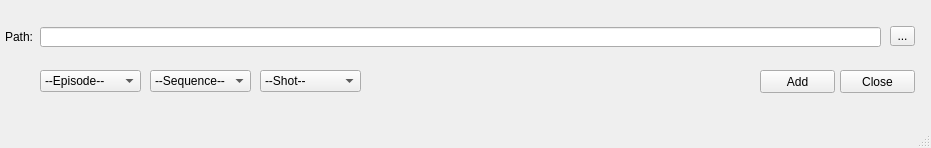
<?xml version="1.0" encoding="UTF-8"?>
<ui version="4.0">
 <class>MainWindow</class>
 <widget class="QMainWindow" name="MainWindow">
  <property name="geometry">
   <rect>
    <x>0</x>
    <y>0</y>
    <width>931</width>
    <height>148</height>
   </rect>
  </property>
  <property name="windowTitle">
   <string>Add Write Nodes</string>
  </property>
  <widget class="QWidget" name="centralwidget">
   <widget class="QLineEdit" name="pathBox">
    <property name="geometry">
     <rect>
      <x>40</x>
      <y>27</y>
      <width>841</width>
      <height>20</height>
     </rect>
    </property>
   </widget>
   <widget class="QLabel" name="label">
    <property name="geometry">
     <rect>
      <x>5</x>
      <y>29</y>
      <width>31</width>
      <height>16</height>
     </rect>
    </property>
    <property name="text">
     <string>Path:</string>
    </property>
   </widget>
   <widget class="QToolButton" name="browseButton">
    <property name="geometry">
     <rect>
      <x>890</x>
      <y>26</y>
      <width>25</width>
      <height>20</height>
     </rect>
    </property>
    <property name="text">
     <string>...</string>
    </property>
   </widget>
   <widget class="QPushButton" name="pushButton">
    <property name="geometry">
     <rect>
      <x>840</x>
      <y>70</y>
      <width>75</width>
      <height>23</height>
     </rect>
    </property>
    <property name="text">
     <string>Close</string>
    </property>
   </widget>
   <widget class="QPushButton" name="addButton">
    <property name="geometry">
     <rect>
      <x>760</x>
      <y>70</y>
      <width>75</width>
      <height>23</height>
     </rect>
    </property>
    <property name="text">
     <string>Add</string>
    </property>
   </widget>
   <widget class="QComboBox" name="epBox">
    <property name="geometry">
     <rect>
      <x>40</x>
      <y>70</y>
      <width>101</width>
      <height>22</height>
     </rect>
    </property>
    <item>
     <property name="text">
      <string>--Episode--</string>
     </property>
    </item>
   </widget>
   <widget class="QComboBox" name="seqBox">
    <property name="geometry">
     <rect>
      <x>150</x>
      <y>70</y>
      <width>101</width>
      <height>22</height>
     </rect>
    </property>
    <item>
     <property name="text">
      <string>--Sequence--</string>
     </property>
    </item>
   </widget>
   <widget class="QComboBox" name="shBox">
    <property name="geometry">
     <rect>
      <x>260</x>
      <y>70</y>
      <width>101</width>
      <height>22</height>
     </rect>
    </property>
    <item>
     <property name="text">
      <string>--Shot--</string>
     </property>
    </item>
   </widget>
  </widget>
  <widget class="QMenuBar" name="menubar">
   <property name="geometry">
    <rect>
     <x>0</x>
     <y>0</y>
     <width>931</width>
     <height>19</height>
    </rect>
   </property>
  </widget>
  <widget class="QStatusBar" name="statusbar"/>
 </widget>
 <resources/>
 <connections>
  <connection>
   <sender>pushButton</sender>
   <signal>clicked()</signal>
   <receiver>MainWindow</receiver>
   <slot>close()</slot>
   <hints>
    <hint type="sourcelabel">
     <x>861</x>
     <y>97</y>
    </hint>
    <hint type="destinationlabel">
     <x>610</x>
     <y>100</y>
    </hint>
   </hints>
  </connection>
 </connections>
</ui>
